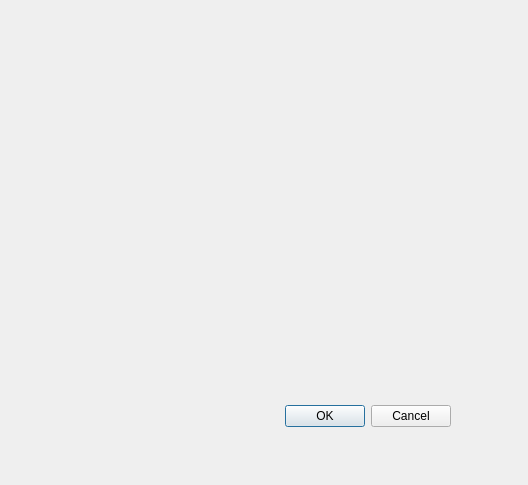
<?xml version="1.0" encoding="UTF-8"?>
<ui version="4.0">
 <class>Dialog</class>
 <widget class="QDialog" name="Dialog">
  <property name="geometry">
   <rect>
    <x>0</x>
    <y>0</y>
    <width>528</width>
    <height>485</height>
   </rect>
  </property>
  <property name="windowTitle">
   <string>Dialog</string>
  </property>
  <widget class="QDialogButtonBox" name="buttonBox">
   <property name="geometry">
    <rect>
     <x>110</x>
     <y>400</y>
     <width>341</width>
     <height>32</height>
    </rect>
   </property>
   <property name="orientation">
    <enum>Qt::Horizontal</enum>
   </property>
   <property name="standardButtons">
    <set>QDialogButtonBox::Cancel|QDialogButtonBox::Ok</set>
   </property>
  </widget>
 </widget>
 <resources/>
 <connections>
  <connection>
   <sender>buttonBox</sender>
   <signal>accepted()</signal>
   <receiver>Dialog</receiver>
   <slot>accept()</slot>
   <hints>
    <hint type="sourcelabel">
     <x>248</x>
     <y>254</y>
    </hint>
    <hint type="destinationlabel">
     <x>157</x>
     <y>274</y>
    </hint>
   </hints>
  </connection>
  <connection>
   <sender>buttonBox</sender>
   <signal>rejected()</signal>
   <receiver>Dialog</receiver>
   <slot>reject()</slot>
   <hints>
    <hint type="sourcelabel">
     <x>316</x>
     <y>260</y>
    </hint>
    <hint type="destinationlabel">
     <x>286</x>
     <y>274</y>
    </hint>
   </hints>
  </connection>
 </connections>
</ui>
